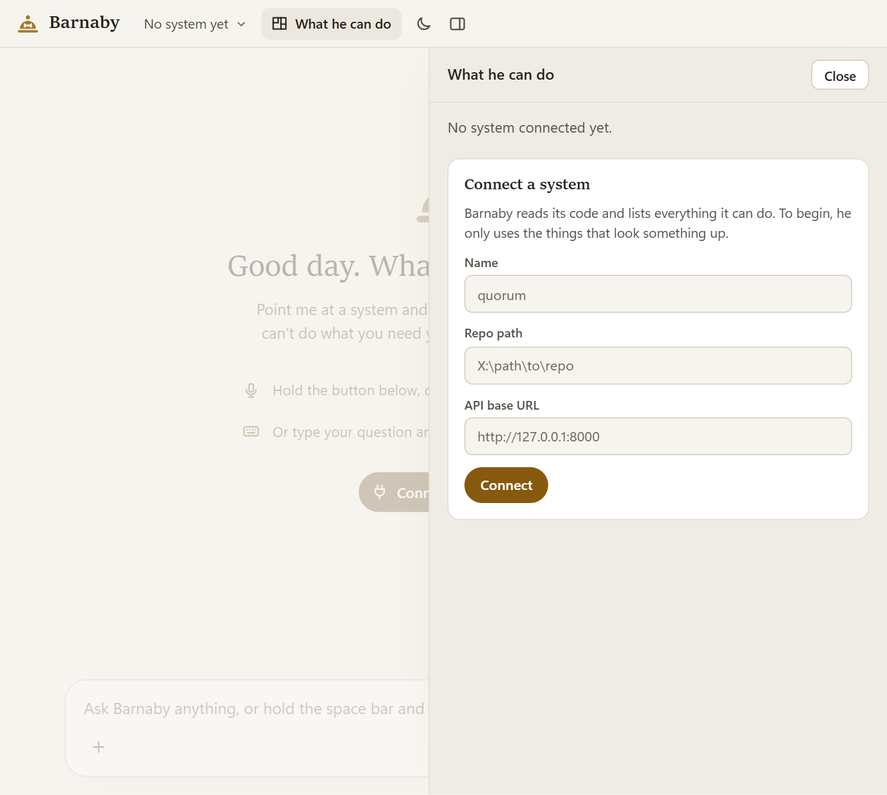
#> input picture video/v2/look/lisbon-pc/realapp/barnaby-connect-empty.png, 887 x 795 px, shrunk from 1424 x 1277 before the run
$ python img_stats.py ../../video/v2/look/lisbon-pc/realapp/barnaby-connect-empty.png
#> lines starting #> are read from the running program, lines starting #| are printed output that depends on the picture
"""Exposure stats for review: luma percentiles, clipped share, mean saturation, and the black level, per image.

  runtime/voice/.venv/Scripts/python scripts/dev/img_stats.py a.png b.jpg ...   [--crop x0,y0,x1,y1 as fractions]
"""
from __future__ import annotations

import sys

import numpy as np
from PIL import Image


def stats(path: str, crop=None) -> str:
    im = Image.open(path).convert("RGB")
    if crop:
        w, h = im.size
        im = im.crop((int(crop[0] * w), int(crop[1] * h), int(crop[2] * w), int(crop[3] * h)))
    a = np.asarray(im, dtype=np.float32) / 255.0
    y = a @ np.array([0.2126, 0.7152, 0.0722], dtype=np.float32)
    mx, mn = a.max(2), a.min(2)
    sat = np.where(mx > 1e-3, (mx - mn) / np.maximum(mx, 1e-3), 0)
    p = np.percentile(y, [1, 5, 50, 95, 99]) * 255
    clip = float((mx > 0.985).mean() * 100)
    return (f"{path.split('/')[-1][:34]:34} luma p1 {p[0]:5.1f} p5 {p[1]:5.1f} p50 {p[2]:5.1f} p95 {p[3]:5.1f} "
            f"p99 {p[4]:5.1f} | clip {clip:5.2f}% | sat {sat.mean():.3f}")


if __name__ == "__main__":
    args, crop = [], None
    it = iter(sys.argv[1:])
    for a in it:
        if a == "--crop":
            crop = [float(v) for v in next(it).split(",")]
        else:
            args.append(a)
    for a in args:
        print(stats(a.replace("\\", "/"), crop))
#> in stats, im is the input picture: PIL image 887x795 RGB; mean R, G, B 243.1, 240.9, 235.2
#> in stats, `sat = np.where(mx > 1e-3, (mx - mn) / np.maximum(mx, 1e-3), 0)`:
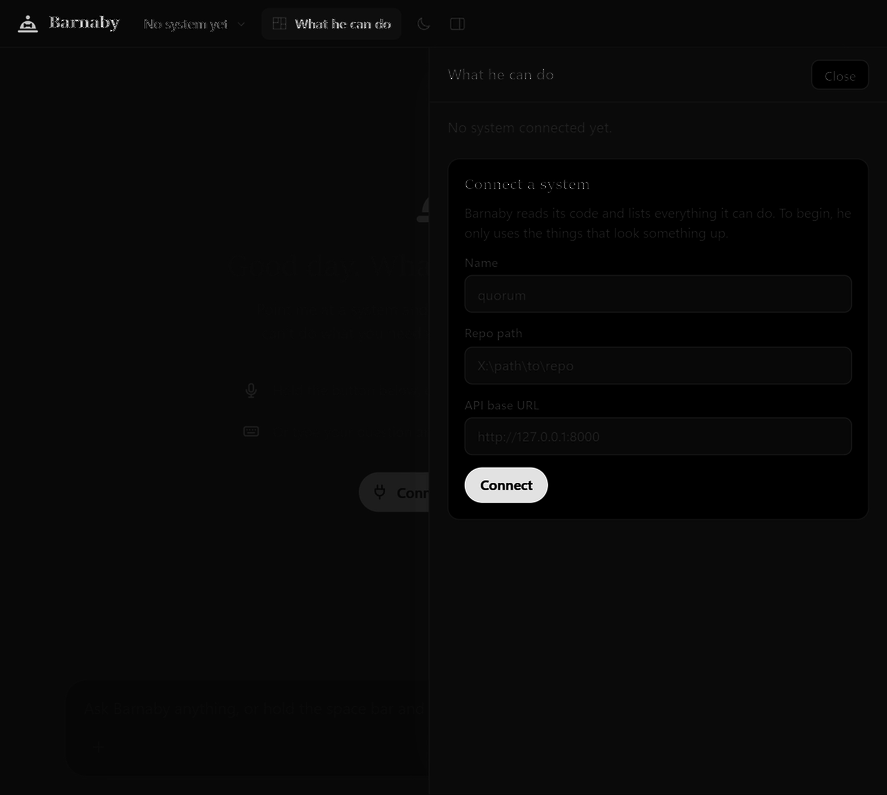
#> sat: shape (795, 887) float32; min 0, max 1, mean 0.0351
#> in stats, `p = np.percentile(y, [1, 5, 50, 95, 99]) * 255`: p = [144.1, 235.3, 244, 255, 255]
#> in stats, `clip = float((mx > 0.985).mean() * 100)`: clip = 14.1
